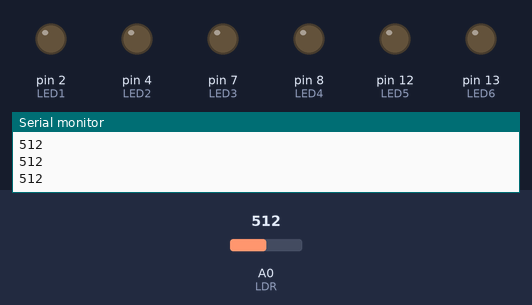
A sketch run on a simulated Arduino Uno, built with avr-gcc and run on an emulated ATmega328P. Shown: output pins drawn as LEDs (lit = HIGH), the last lines printed to the serial monitor. Inputs (shaded band) come from the test bench; at power-on: A0 (LDR) = 512.

Above: at 1.2 s.
1.3 s: A0 (LDR) set to 590
2.8 s: A0 (LDR) set to 610
At 3.3 s:
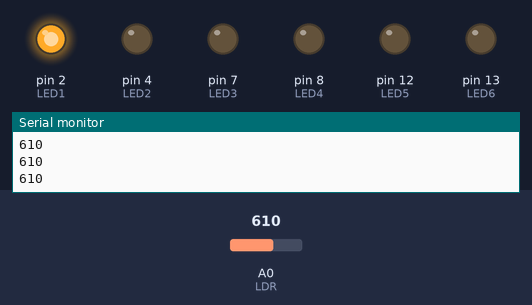
4.3 s: A0 (LDR) set to 692
5.8 s: A0 (LDR) set to 708
At 7.0 s:
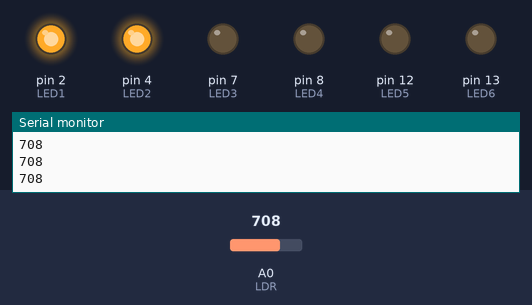
7.3 s: A0 (LDR) set to 788
8.8 s: A0 (LDR) set to 817
At 9.5 s:
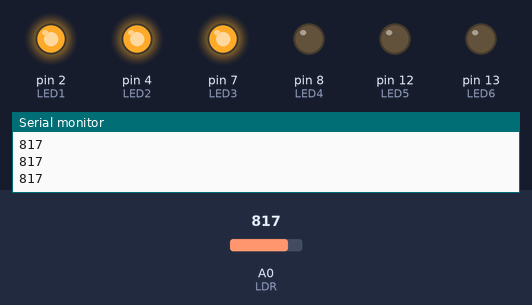
Timing chart, 0 to 11.3 s (numbered marks = the images above; inputs shaded):
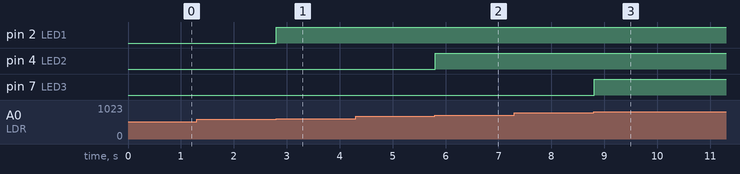

Measured:
- the behaviour switches between 600 and 601 on A0 (LDR) (found by bisection; images 0 and 1)
- the behaviour switches between 700 and 701 on A0 (LDR) (found by bisection; images 1 and 2)
- the behaviour switches between 800 and 801 on A0 (LDR) (found by bisection; images 2 and 3)
- after the input at 2.8 s, pin 2 (LED1): LOW → HIGH at once
- after the input at 5.8 s, pin 4 (LED2): LOW → HIGH at once
- after the input at 8.8 s, pin 7 (LED3): LOW → HIGH at once

The sketch:

Fotoresitor.ino
```cpp
const int LED1 =2;
const int LED2 =4;
const int LED3 =7;
const int LED4 =8;
const int LED5 =12;
const int LED6 =13;

int LDR =0;
int valLDR=0;

void setup(){
  pinMode(LED1,OUTPUT);
  pinMode(LED2,OUTPUT);
  pinMode(LED3,OUTPUT);
  pinMode(LED4,OUTPUT);
  pinMode(LED5,OUTPUT);
  pinMode(LED6,OUTPUT);
  Serial.begin(9600);
}

void loop(){
  digitalWrite(LED1,LOW);
  digitalWrite(LED2,LOW);
  digitalWrite(LED3,LOW);
  digitalWrite(LED4,LOW);
  digitalWrite(LED5,LOW);
  digitalWrite(LED6,LOW);
  valLDR=analogRead(LDR);
  Serial.println(valLDR);
  if(valLDR>600){
    digitalWrite(LED1,HIGH);
  }
  if(valLDR>700){
    digitalWrite(LED2,HIGH);
  }
  if(valLDR>800){
    digitalWrite(LED3,HIGH);
  }
  if(valLDR>900){
    digitalWrite(LED4,HIGH);
  }
  if(valLDR>1000){
    digitalWrite(LED5,HIGH);
  }
  if(valLDR>1023){
    digitalWrite(LED6,HIGH);
  }
  delay(200);
}
```
